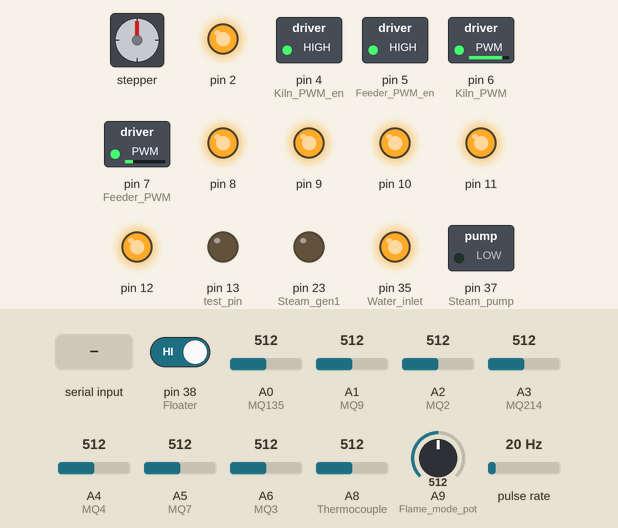
Simulated run of this sketch. Board: Arduino Mega 2560, built with avr-gcc and run on an emulated ATmega2560. Parts: stepper motor, switched loads named in the sketch (green lamp = pin HIGH), output pins drawn as LEDs (lit = HIGH). Wiring (inferred from the names in the program): pulse sensor: data pin 3. Dashed ring = blinking. The inputs (shaded band) are chosen by the test bench; at power-on: pulse rate 20 Hz, A8 (Thermocouple) = 512, pin 38 (Floater) HIGH, A0 (MQ135) = 512, A1 (MQ9) = 512, A2 (MQ2) = 512, A3 (MQ214) = 512, A4 (MQ4) = 512, A5 (MQ7) = 512, A6 (MQ3) = 512, A9 (Flame_mode_pot) = 512. Stepper angles assume 200 steps per turn; what the sketch prints to the serial monitor is not drawn.

Above: at 1.3 s.
1.4 s: pulse rate (sensor on pin 3) set to 4 Hz
At 1.65 s:
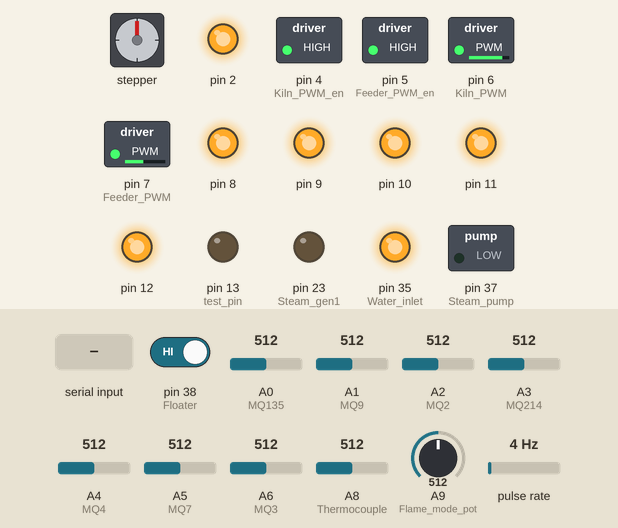
4.4 s: "90,45\n" received over the second serial link
At 4.65 s:
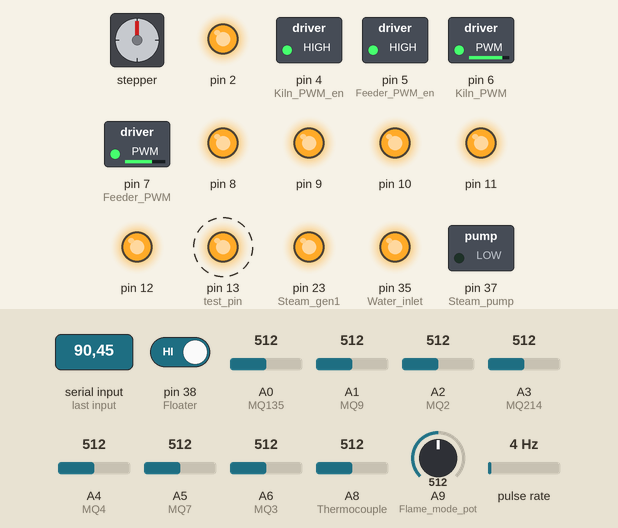
At 6.65 s:
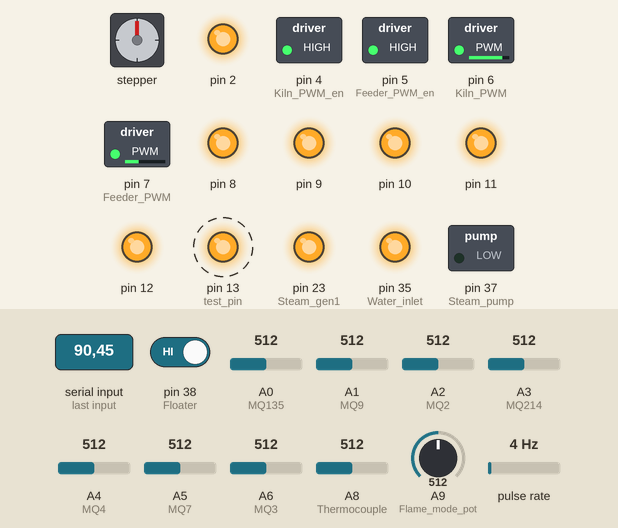
7.4 s: A8 (Thermocouple) set to 0
10.4 s: pin 38 (Floater) driven LOW
At 12.9 s:
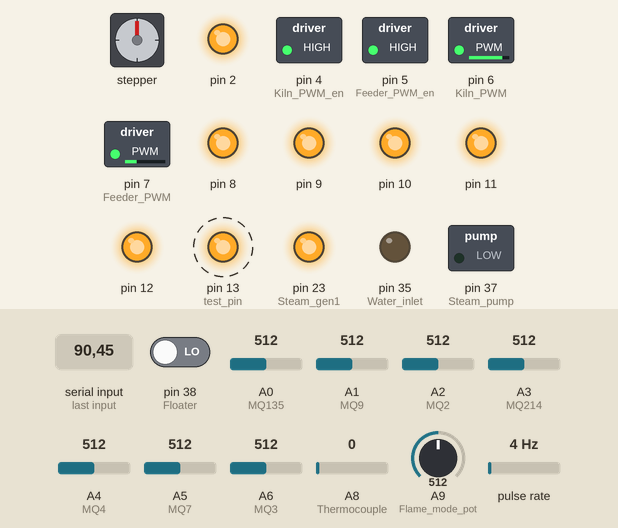
13.4 s: pulse rate (sensor on pin 3) set to 10 Hz
16.4 s: pulse rate (sensor on pin 3) set to 100 Hz
Timing chart, 0 to 24.6 s (numbered marks = the images above; inputs shaded):
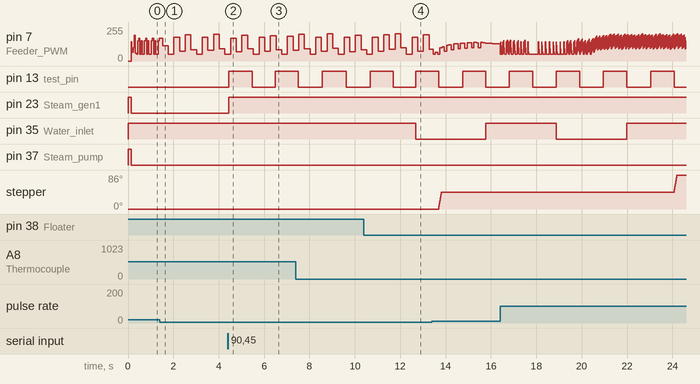

Measured:
- after the input at 4.4 s, pin 13 (test_pin): LOW → HIGH after 0.05 s, → LOW 1.0 s later, → HIGH 1.0 s later; pin 23 (Steam_gen1): LOW → HIGH after 0.05 s
- after the input at 10.4 s, pin 35 (Water_inlet): HIGH → LOW after 2.3 s

The sketch:

EX18.ino
```cpp
#include <EEPROM.h>
#include "Wire.h"
#include <Stepper.h>

float feeder_RPM_set = 24;   // 0.00 - 34.00 RPM
float kiln_RPM_set = 10;     // 0.00 - 12.00 RPM
int temperature_set = 90;    // 0 to 1023 C
int steam_mode = 1;         // 1 , 2 , 3

//const int stepsPerRevolution = 200;  // change this to fit the number of steps per revolution for your motor

#define MPU9250_ADDRESS 0x68
#define MPU9250_ACC_FULL_SCALE_2_G 0x00
#define test_pin 13
#define Flame_mode_pot A9
#define Thermocouple A8
#define Floater 38
#define Steam_gen1 23
#define Steam_gen2 25
#define Steam_gen3 27
#define Gas_pump 29
#define Air_valve 31
#define Gas_valve 33
#define Water_inlet 35
#define Steam_pump 37
#define Flame_stepper1 14
#define Flame_stepper2 15
#define Flame_stepper3 16
#define Flame_stepper4 17
#define Hall_sensor 3
#define Feeder_PWM 7
#define Kiln_PWM 6
#define Feeder_PWM_en 5
#define Kiln_PWM_en 4

#define MQ2 A2
#define MQ3 A6
#define MQ4 A4
#define MQ7 A5
#define MQ9 A1
#define MQ135 A0
#define MQ214 A3

//#define V0_set_button 13   // button used for setting all V0 values

int temperature,stepper_counter,analyzer_counter,floater_counter,stepper_position,flame_mode,scale_speed;
bool temperature_condition;
unsigned long time_prev,time_prev2,time_diff;
//bool V0_set_state = false;
//Values for Angle
float yangle,feeder_RPM;
//int yangle2;
int RPM_count;


//Values for MQ2
float MQ2_V0;  // Get the value of V0 via in Air
double MQ2_ratio; // Get ratio ( MQ2_volt - MQ2_V0 ) / MQ2_V0
float MQ2_ppm;
float MQ2_volt;

//Values for MQ3
float MQ3_V0;  // Get the value of V0 via in Air
double MQ3_ratio; // Get ratio ( MQ3_volt - MQ3_V0 ) / MQ3_V0
float MQ3_ppm;
float MQ3_volt;

//Values for MQ4
float MQ4_V0;  // Get the value of V0 via in Air
double MQ4_ratio; // Get ratio ( MQ4_volt - MQ4_V0 ) / MQ4_V0
float MQ4_ppm;
float MQ4_volt;

//Values for MQ7
float MQ7_V0;  // Get the value of V0 via in Air
double MQ7_ratio; // Get ratio ( MQ7_volt - MQ7_V0 ) / MQ7_V0
float MQ7_ppm;
float MQ7_volt;

//Values for MQ9
float MQ9_V0;  // Get the value of V0 via in Air
double MQ9_ratio; // Get ratio ( MQ9_volt - MQ9_V0 ) / MQ9_V0
float MQ9_ppm;
float MQ9_volt;

//Values for MQ135
float MQ135_V0;  // Get the value of V0 via in Air
double MQ135_ratio; // Get ratio ( MQ135_volt - MQ135_V0 ) / MQ135_V0
float MQ135_ppm;
float MQ135_volt;

//Values for MQ214
float MQ214_V0;  // Get the value of V0 via in Air
double MQ214_ratio; // Get ratio ( MQ214_volt - MQ214_V0 ) / MQ214_V0
float MQ214_ppm;
float MQ214_volt;


//EEPROM addresses
const int address0 = 0;
const int address1 = address0+sizeof(float);
const int address2 = address1+sizeof(float);
const int address3 = address2+sizeof(float);
const int address4 = address3+sizeof(float);
const int address5 = address4+sizeof(float);
const int address6 = address5+sizeof(float);
// Number of steps per output rotation
const int stepsPerRevolution = 200;
const int median_number = 31;
// initialize the stepper library on pins 8 through 11:
Stepper myStepper(stepsPerRevolution, Flame_stepper1, Flame_stepper2, Flame_stepper3, Flame_stepper4);


// Timer5 overflow interrupt service routine
//ISR(TIMER5_OVF_vect) {
void check_temperature(void){
// Reinitialize Timer5 value
//TCNT5H=0x600 >> 8;
//TCNT5L=0x600 & 0xff;
digitalWrite(test_pin,digitalRead(test_pin) ^ 1);
stepper_counter ++;


//if(temperature - temperature_set >= -30 && temperature - temperature_set <= 30){
  if(temperature_condition == 1){
  analyzer_counter++;
  if(analyzer_counter == 1){set_steam_mode(HIGH);}
  if(analyzer_counter == 21){digitalWrite(Steam_pump,HIGH);}
  if(analyzer_counter == 31){digitalWrite(Air_valve,HIGH);digitalWrite(Gas_valve,LOW);digitalWrite(Gas_pump,LOW);}
  if(analyzer_counter == 61){digitalWrite(Gas_valve,HIGH);digitalWrite(Air_valve,LOW);digitalWrite(Steam_pump,LOW);set_steam_mode(LOW);}
  if(analyzer_counter == 151){digitalWrite(Gas_pump,HIGH);digitalWrite(Air_valve,HIGH);}
  if(analyzer_counter == 240){analyzer_counter=0;}
}


if(stepper_counter == 10){
  int j;
  int stepper_position_array[median_number];
  int temperature_diff = temperature_set - temperature;
  for(j=0;j<median_number;j++){
    stepper_position_array[j] = analogRead(Flame_mode_pot);                  //0.45v at 0deg = 92       4.63v at 90deg = 947     each step is 1.8deg
  }
  sort_array(stepper_position_array,median_number);
  stepper_position = stepper_position_array[median_number/2];
  //stepper_position = map(stepper_position,286,696,0,50);              //note that 200 steps = 360deg so 90deg = 50steps
  //stepper_position = map(stepper_position,204,696,0,50);
  stepper_position = map(stepper_position,92,947,0,50);

  if(temperature_diff > 100) temperature_diff = 100;
  if(temperature_diff < -100) temperature_diff = -100;
  myStepper.step(map(temperature_diff,-100,100,20,50) - stepper_position); //+ stepsPerRevolution/60);
  //if(temperature_diff < 0) myStepper.step(50 - stepsPerRevolution/60);
  digitalWrite(Flame_stepper1,LOW);
  digitalWrite(Flame_stepper2,LOW);
  digitalWrite(Flame_stepper3,LOW);
  digitalWrite(Flame_stepper4,LOW);
  /*
  if(temperature_diff >= 100)one_step(9 - stepper_position);                             //maximum : goes to 90deg
  if(temperature_diff >= 60 && temperature_diff < 100)one_step(7 - stepper_position);    //          goes to 77deg
  if(temperature_diff >= 20 && temperature_diff < 60)one_step(6 - stepper_position);     //          goes to 64deg
  if(temperature_diff < 20 && temperature_diff > -20);                                   //does not change the flame_mode
  if(temperature_diff <= -20 && temperature_diff > -60)one_step(5 - stepper_position);   //          goes to 53deg
  if(temperature_diff <= -60 && temperature_diff > -100)one_step(4 - stepper_position);  //          goes to 40deg
  if(temperature_diff <= -100)one_step(2 - stepper_position);                             //minimum : goes to 27deg*/
  stepper_counter = 0;
  for(j=0;j<median_number;j++){
  stepper_position_array[j] = analogRead(Flame_mode_pot);                  //0.6v at 0deg = 122.76       4.2v at 90deg = 859.32     each step is 1.8deg
  }
  sort_array(stepper_position_array,median_number);
  stepper_position = stepper_position_array[median_number/2];      //shows the new position
  flame_mode = map(stepper_position,92,947,0,90);
  }

  //water level
  if(digitalRead(Floater)==LOW && floater_counter < 3) floater_counter ++;
  if(digitalRead(Floater)==HIGH && floater_counter < 3) floater_counter = 0;

  if(floater_counter >= 3) {digitalWrite(Water_inlet,LOW); floater_counter++;}
  if(floater_counter == 7) {digitalWrite(Water_inlet,HIGH); floater_counter = 0;}
}


void I2Cread(uint8_t Address, uint8_t Register, uint8_t Nbytes, uint8_t* Data)
{
  // Set register address
  Wire.beginTransmission(Address);
  Wire.write(Register);
  Wire.endTransmission();

  // Read Nbytes
  Wire.requestFrom(Address, Nbytes);
  uint8_t index = 0;
  while (Wire.available())
    Data[index++] = Wire.read();
}

void I2CwriteByte(uint8_t Address, uint8_t Register, uint8_t Data)
{
  // Set register address
  Wire.beginTransmission(Address);
  Wire.write(Register);
  Wire.write(Data);
  Wire.endTransmission();
}

void RPM_measure(void){
  cli();      /////////////////////in kheili moheme !!!!!!!!!!!!!!111
  //RPM_count++;
  time_diff = millis() - time_prev;
  time_prev = millis();
  //if(time_diff>400){
  feeder_RPM = 60000.0 / (float)time_diff;
  float feeder_RPM_diff = feeder_RPM_set - feeder_RPM;
  float a = feeder_RPM_diff * 255.0 / 34.0;
  OCR4BL = OCR4BL + (int)a;
  if((int)a > OCR4BL * 0.2)OCR4BL = 1.2 * OCR4BL;
  if(a < (-1) * OCR4BL * 0.2)OCR4BL = 0.8 * OCR4BL;
  if(OCR4BL<50)OCR4BL = 50;
  if(OCR4BL>255) OCR4BL = 255;                      //lazeme ke tabdilesh konim be int ya char ???
  //}
  sei();
}


void setup() {
cli();
attachInterrupt(digitalPinToInterrupt(Hall_sensor), RPM_measure, FALLING);
// set the speed at 60 rpm:
myStepper.setSpeed(60);

//**********************************Unused pins:*****///
pinMode(A10,OUTPUT);
digitalWrite(A10,HIGH);
pinMode(A11,OUTPUT);
digitalWrite(A11,HIGH);
pinMode(A12,OUTPUT);
digitalWrite(A12,HIGH);
pinMode(A13,OUTPUT);
digitalWrite(A13,HIGH);
pinMode(A14,OUTPUT);
digitalWrite(A14,HIGH);
pinMode(A15,OUTPUT);
digitalWrite(A15,HIGH);
pinMode(2,OUTPUT);
digitalWrite(2,HIGH);
for(int i=8;i<=12;i++){pinMode(i,OUTPUT);digitalWrite(i,HIGH);}
for(int i=22;i<=36;i=i+2){pinMode(i,OUTPUT);digitalWrite(i,HIGH);}
for(int i=39;i<=53;i++){pinMode(i,OUTPUT);digitalWrite(i,HIGH);}

//***********************///////////////////////////////

pinMode(test_pin,OUTPUT);
//pinMode(V0_set_button,INPUT_PULLUP);
pinMode(Floater,INPUT_PULLUP);
pinMode(Steam_gen1,OUTPUT);
pinMode(Steam_gen2,OUTPUT);
pinMode(Steam_gen3,OUTPUT);
pinMode(Steam_pump,OUTPUT);
pinMode(Gas_pump,OUTPUT);
pinMode(Air_valve,OUTPUT);
pinMode(Gas_valve,OUTPUT);
pinMode(Water_inlet,OUTPUT);
pinMode(Flame_stepper1,OUTPUT);
pinMode(Flame_stepper2,OUTPUT);
pinMode(Flame_stepper3,OUTPUT);
pinMode(Flame_stepper4,OUTPUT);
pinMode(Hall_sensor,INPUT_PULLUP);
pinMode(Feeder_PWM,OUTPUT);
pinMode(Kiln_PWM,OUTPUT);
pinMode(Feeder_PWM_en,OUTPUT);
pinMode(Kiln_PWM_en,OUTPUT);

digitalWrite(Feeder_PWM_en,HIGH);
digitalWrite(Kiln_PWM_en,HIGH);
digitalWrite(Gas_valve,HIGH);
digitalWrite(Steam_pump,HIGH);
digitalWrite(Air_valve,HIGH);
digitalWrite(Gas_pump,HIGH);
digitalWrite(Feeder_PWM_en,HIGH);
digitalWrite(Kiln_PWM_en,HIGH);
digitalWrite(Water_inlet,HIGH);
digitalWrite(Steam_gen1,HIGH);
digitalWrite(Steam_gen2,HIGH);
digitalWrite(Steam_gen3,HIGH);


// Timer/Counter 4 initialization
// Clock source: System Clock
// Clock value: 2000.000 kHz
// Mode: Fast PWM top=0x00FF
// OC4A output: Non-Inverted PWM
// OC4B output: Non-Inverted PWM
// OC4C output: Disconnected
// Noise Canceler: Off
// Input Capture on Falling Edge
// Timer Period: 0.128 ms
// Output Pulse(s):
// OC4A Period: 0.128 ms Width: 0.032125 ms
// OC4B Period: 0.128 ms Width: 0.064251 ms
// Timer4 Overflow Interrupt: Off
// Input Capture Interrupt: Off
// Compare A Match Interrupt: Off
// Compare B Match Interrupt: Off
// Compare C Match Interrupt: Off
TCCR4A=(1<<COM4A1) | (0<<COM4A0) | (1<<COM4B1) | (0<<COM4B0) | (0<<COM4C1) | (0<<COM4C0) | (0<<WGM41) | (1<<WGM40);
TCCR4B=(0<<ICNC4) | (0<<ICES4) | (0<<WGM43) | (1<<WGM42) | (0<<CS42) | (1<<CS41) | (0<<CS40);
TCNT4H=0x00;
TCNT4L=0x00;
ICR4H=0x00;
ICR4L=0x00;
OCR4AH=0x00;
OCR4AL=0x00;
OCR4BH=0x00;
OCR4BL=0x00;
OCR4CH=0x00;
OCR4CL=0x00;


EEPROM.get(address0,MQ2_V0);
EEPROM.get(address1,MQ3_V0);
EEPROM.get(address2,MQ4_V0);
EEPROM.get(address3,MQ7_V0);
EEPROM.get(address4,MQ9_V0);
EEPROM.get(address5,MQ135_V0);
EEPROM.get(address6,MQ214_V0);


/*Wire.begin();       //THE NEVER ENDING HHHHHAAAAAAAAAAAAAANNNNNNNNNNNNGGGGGGGGGGGGGG
I2CwriteByte(MPU9250_ADDRESS, 29, 0x06);
I2CwriteByte(MPU9250_ADDRESS, 28, MPU9250_ACC_FULL_SCALE_2_G);
I2CwriteByte(MPU9250_ADDRESS, 108, 0x2F);
get_angle();*/


Serial.begin(9600);
Serial1.begin(9600);

//Serial.println("CLEARDATA"); //clears up any data left from previous projects
//Serial.println("DATA,Temperature_set,Feeder_RPM_set,Body_RPM_set,Angle_set,Steam_mode_set");
Serial.println("LABEL,Zaman,MQ2_volt,MQ3_volt,MQ4_volt,MQ7_volt,MQ9_volt,MQ135_volt,MQ214_volt,Temperature,Flame_mode,Feeder_RPM,Scale_Speed");//,Angle,MQ2_ratio,MQ3_ratio,MQ4_ratio,MQ7_ratio,MQ9_ratio,MQ135_ratio,MQ214_ratio"); //LABEL, so excel knows the next things will be the names of the columns
Serial.print("DATA,TIME,*,*,*,*,*,*,*,*,*,*,*,");
//Serial.print("DATA,");
//Serial.print(millis());
//Serial.print(",*,*,*,*,*,*,*,*,*,*,*,");
Serial.print(yangle);
Serial.print(",");
Serial.print(temperature_set);
Serial.print(",");
Serial.print(feeder_RPM_set);
Serial.print(",");
Serial.print(kiln_RPM_set);
Serial.print(",");
Serial.println(steam_mode);

Serial.println("RESETTIMER"); //resets timer to 0

digitalWrite(Feeder_PWM_en,HIGH);
digitalWrite(Kiln_PWM_en,HIGH);
digitalWrite(Gas_valve,HIGH);
digitalWrite(Steam_pump,LOW);
digitalWrite(Air_valve,HIGH);
digitalWrite(Gas_pump,HIGH);
digitalWrite(Feeder_PWM_en,HIGH);
digitalWrite(Kiln_PWM_en,HIGH);
set_steam_mode(LOW);

int b = kiln_RPM_set * 255 / 12;
OCR4AL = b;
int c = feeder_RPM_set * 255 / 34;
OCR4BL = c;
/*
temperature = analogRead(Thermocouple);
while(temperature < 50){
  stepper_position = analogRead(Flame_mode_pot);
  stepper_position = map(stepper_position,122,860,0,50);
  myStepper.step(15 - stepper_position);
  flame_mode = analogRead(Flame_mode_pot);
  flame_mode = map(flame_mode,122,860,0,90);
  temperature = analogRead(Thermocouple);
  Serial.print("DATA,TIME,*,*,*,*,*,*,*,*,*,*,*,*,*,*,*,*,");
  Serial.print(temperature);
  Serial.println(",*,*,*");
}
while(temperature < 60){
  stepper_position = analogRead(Flame_mode_pot);
  stepper_position = map(stepper_position,122,860,0,50);
  myStepper.step(33 - stepper_position);
  flame_mode = analogRead(Flame_mode_pot);
  flame_mode = map(flame_mode,122,860,0,90);
  temperature = analogRead(Thermocouple);
  Serial.print("DATA,TIME,*,*,*,*,*,*,*,*,*,*,*,*,*,*,*,*,");
  Serial.print(temperature);
  Serial.println(",*,*,*");
}
while(temperature < 70){
  stepper_position = analogRead(Flame_mode_pot);
  stepper_position = map(stepper_position,122,860,0,50);
  myStepper.step(50 - stepper_position);
  flame_mode = analogRead(Flame_mode_pot);
  flame_mode = map(flame_mode,122,860,0,90);
  temperature = analogRead(Thermocouple);
  Serial.print("DATA,TIME,*,*,*,*,*,*,*,*,*,*,*,*,*,*,*,*,");
  Serial.print(temperature);
  Serial.println(",*,*,*");
}*/
temperature_condition = 1;
/*
// Timer/Counter 5 initialization
// Clock source: System Clock
// Clock value: 62.500 kHz
// Mode: Normal top=0xFFFF
// OC3A output: Disconnected
// OC3B output: Disconnected
// OC3C output: Disconnected
// Noise Canceler: Off
// Input Capture on Falling Edge
// Timer Period: 1.024 s
// Timer3 Overflow Interrupt: On
// Input Capture Interrupt: Off
// Compare A Match Interrupt: Off
// Compare B Match Interrupt: Off
// Compare C Match Interrupt: Off
TCCR5A=(0<<COM5A1) | (0<<COM5A0) | (0<<COM5B1) | (0<<COM5B0) | (0<<COM5C1) | (0<<COM5C0) | (0<<WGM51) | (0<<WGM50);
TCCR5B=(0<<ICNC5) | (0<<ICES5) | (0<<WGM53) | (0<<WGM52) | (1<<CS52) | (0<<CS51) | (0<<CS50);
TCNT5H=0x06;
TCNT5L=0x00;
ICR5H=0x00;
ICR5L=0x00;
OCR5AH=0x00;
OCR5AL=0x00;
OCR5BH=0x00;
OCR5BL=0x00;
OCR5CH=0x00;
OCR5CL=0x00;


//TIMSK5 |= (1<<OCIE5A);              // <------------------------------- TTTHHHEEEEEEEEEEE BBBBBBBBBBBUUUUUUUUUUUUUUUUUUUUUUUUUGGGGGGGGG

// Timer/Counter 5 Interrupt(s) initialization
TIMSK5=(0<<ICIE5) | (0<<OCIE5C) | (0<<OCIE5B) | (0<<OCIE5A) | (1<<TOIE5);*/
sei();
}
void loop() {

  int i;
  int temperature_array[median_number];
  for(i=0;i<median_number;i++){
  temperature_array[i] = analogRead(Thermocouple);
  }
  //analogWrite(Kiln_PWM,200);
  //analogWrite(Feeder_PWM,200);
  sort_array(temperature_array,median_number);
  temperature = temperature_array[median_number/2];

  if(millis() > (time_prev2 + 1000)){
  time_prev2 = millis();
  check_temperature();
  }

  get_scale_data();
  get_MQ_data();
  send_data();
  /*
  if(digitalRead(V0_set_button)==LOW) {
    while(digitalRead(V0_set_button)==LOW);

    MQ2_V0 = MQ2_volt ;
    MQ3_V0 = MQ3_volt ;
    MQ4_V0 = MQ4_volt ;
    MQ7_V0 = MQ7_volt ;
    MQ9_V0 = MQ9_volt ;
    MQ135_V0 = MQ135_volt ;
    MQ214_V0 = MQ214_volt ;
    EEPROM.put(address0,MQ2_V0);
    EEPROM.put(address1,MQ3_V0);
    EEPROM.put(address2,MQ4_V0);
    EEPROM.put(address3,MQ7_V0);
    EEPROM.put(address4,MQ9_V0);
    EEPROM.put(address5,MQ135_V0);
    EEPROM.put(address6,MQ214_V0);

  }*/

  delay(10);
}

void get_angle(void){
  uint8_t Buf[14];
  I2Cread(MPU9250_ADDRESS, 0x3B, 14, Buf);
  int16_t ay = -(Buf[2] << 8 | Buf[3]);
  yangle = ay / 182.04;
  yangle = float(int(yangle*2)) / 2;
}

void set_steam_mode(bool state){
  switch (steam_mode){
    case 1:
      digitalWrite(Steam_gen1,state);
      //digitalWrite(Steam_pump,state);
      break;
    case 2:
      digitalWrite(Steam_gen1,state);
      digitalWrite(Steam_gen2,state);
      //digitalWrite(Steam_pump,state);
      break;
    case 3:
      digitalWrite(Steam_gen1,state);
      digitalWrite(Steam_gen2,state);
      digitalWrite(Steam_gen3,state);
      //digitalWrite(Steam_pump,state);
      break;
  }
}
void send_data(void){
  //cli(); //disable all interrupts         !!!!!!!!!!!!!!dar soorate niaz uncomment konid
  Serial.print("DATA,");
  //unsigned long c = millis();
  Serial.print(millis());
  Serial.print(",");
  Serial.print(MQ2_volt);
  Serial.print(",");
  Serial.print(MQ3_volt);
  Serial.print(",");
  Serial.print(MQ4_volt);
  Serial.print(",");
  Serial.print(MQ7_volt);
  Serial.print(",");
  Serial.print(MQ9_volt);
  Serial.print(",");
  Serial.print(MQ135_volt);
  Serial.print(",");
  Serial.print(MQ214_volt);
  Serial.print(",");
  /*
  Serial.print(MQ2_ratio);
  Serial.print(",");
  Serial.print(MQ3_ratio);
  Serial.print(",");
  Serial.print(MQ4_ratio);
  Serial.print(",");
  Serial.print(MQ7_ratio);
  Serial.print(",");
  Serial.print(MQ9_ratio);
  Serial.print(",");
  Serial.print(MQ135_ratio);
  Serial.print(",");
  Serial.print(MQ214_ratio);
  Serial.print(",");*/
  Serial.print(temperature);
  Serial.print(",");
  Serial.print(flame_mode);
  Serial.print(",");
  Serial.print(feeder_RPM);
  Serial.print(",");

  //Serial.print(RPM_count);
  //Serial.print(",");
  Serial.print(scale_speed);
  Serial.print(",");
  Serial.println(OCR4BL);
  //sei(); //enable all interrupts       !!!!!!!!!!!!!!dar soorate niaz uncomment konid
}

void get_scale_data(void){
  while(Serial1.available()==0);
  if(Serial1.available()==1) scale_speed = Serial1.parseInt();
}

void get_MQ_data(void){
        if(temperature_condition == 1){
  //get the values :
    get_MQ2_ratio();
    get_MQ3_ratio();
    get_MQ4_ratio();
    get_MQ7_ratio();
    get_MQ9_ratio();
    get_MQ135_ratio();
    get_MQ214_ratio();
    }
    else{
    MQ2_volt = 0;
    MQ3_volt = 0;
    MQ4_volt = 0;
    MQ7_volt = 0;
    MQ9_volt = 0;
    MQ135_volt = 0;
    MQ214_volt = 0;
    }
    MQ2_ratio = (MQ2_volt - MQ2_V0)/MQ2_V0;
    MQ3_ratio = (MQ3_volt - MQ3_V0)/MQ3_V0;
    MQ4_ratio = (MQ4_volt - MQ4_V0)/MQ4_V0;
    MQ7_ratio = (MQ7_volt - MQ7_V0)/MQ7_V0;
    MQ9_ratio = (MQ9_volt - MQ9_V0)/MQ9_V0;
    MQ135_ratio = (MQ135_volt - MQ135_V0)/MQ135_V0;
    MQ214_ratio = (MQ214_volt - MQ214_V0)/MQ214_V0;
}


void get_MQ2_ratio(void){

    int sensorValue[median_number];
  // Get a average data by testing 100 times
    for(int x = 0 ; x < median_number ; x++)
    {
        sensorValue[x] = analogRead(MQ2);
    }
    sort_array(sensorValue,median_number);
    MQ2_volt = sensorValue[median_number/2]*5.0/1023;

}

void get_MQ3_ratio(void){

    int sensorValue[median_number];
  // Get a average data by testing 100 times
    for(int x = 0 ; x < median_number ; x++)
    {
        sensorValue[x] = analogRead(MQ3);
    }
    sort_array(sensorValue,median_number);
    MQ3_volt = sensorValue[median_number/2]*5.0/1023;

}


void get_MQ4_ratio(void){

    int sensorValue[median_number];
  // Get a average data by testing 100 times
    for(int x = 0 ; x < median_number ; x++)
    {
        sensorValue[x] = analogRead(MQ4);
    }
    sort_array(sensorValue,median_number);
    MQ4_volt = sensorValue[median_number/2]*5.0/1023;

}


void get_MQ7_ratio(void){

  int sensorValue[median_number];
  // Get a average data by testing 100 times
    for(int x = 0 ; x < median_number ; x++)
    {
        sensorValue[x] = analogRead(MQ7);
    }
    sort_array(sensorValue,median_number);
    MQ7_volt = sensorValue[median_number/2]*5.0/1023;

}


void get_MQ9_ratio(void){

    int sensorValue[median_number];
  // Get a average data by testing 100 times
    for(int x = 0 ; x < median_number ; x++)
    {
        sensorValue[x] = analogRead(MQ9);
    }
    sort_array(sensorValue,median_number);
    MQ9_volt = sensorValue[median_number/2]*5.0/1023;

}

void get_MQ135_ratio(void){

    int sensorValue[median_number];
  // Get a average data by testing 100 times
    for(int x = 0 ; x <  median_number ; x++)
    {
        sensorValue[x] = analogRead(MQ135);
    }
    sort_array(sensorValue,median_number);
    MQ135_volt = sensorValue[median_number/2]*5.0/1023;

}


void get_MQ214_ratio(void){

    int sensorValue[median_number];
  // Get a average data by testing 100 times
    for(int x = 0 ; x < median_number ; x++)
    {
        sensorValue[x] = analogRead(MQ214);
    }
    sort_array(sensorValue,median_number);
    MQ214_volt = sensorValue[median_number/2]*5.0/1023;

}

void sort_array(int a[], int size) {
    for(int i=0; i<(size-1); i++) {
        for(int o=0; o<(size-(i+1)); o++) {
                if(a[o] > a[o+1]) {
                    int t = a[o];
                    a[o] = a[o+1];
                    a[o+1] = t;
                }
        }
    }
}
```
